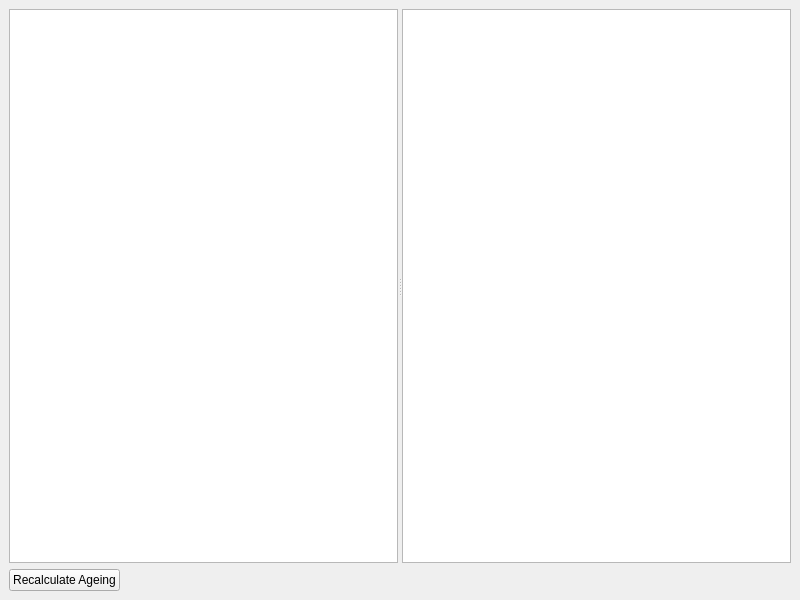
<?xml version="1.0" encoding="UTF-8"?>
<ui version="4.0">
 <class>Col_Ageing</class>
 <widget class="QMainWindow" name="Col_Ageing">
  <property name="geometry">
   <rect>
    <x>0</x>
    <y>0</y>
    <width>800</width>
    <height>600</height>
   </rect>
  </property>
  <property name="windowTitle">
   <string>Ageing</string>
  </property>
  <property name="windowIcon">
   <iconset resource="../../home/src/res.qrc">
    <normaloff>:/images/TableProperties_32x32.png</normaloff>:/images/TableProperties_32x32.png</iconset>
  </property>
  <widget class="QWidget" name="centralwidget">
   <layout class="QVBoxLayout" name="verticalLayout">
    <item>
     <widget class="QSplitter" name="splitter">
      <property name="sizePolicy">
       <sizepolicy hsizetype="Expanding" vsizetype="Preferred">
        <horstretch>0</horstretch>
        <verstretch>2</verstretch>
       </sizepolicy>
      </property>
      <property name="orientation">
       <enum>Qt::Horizontal</enum>
      </property>
      <widget class="CustomQueryView" name="lstAgeing"/>
      <widget class="QTextBrowser" name="txtBrowser"/>
     </widget>
    </item>
    <item>
     <layout class="QHBoxLayout" name="horizontalLayout">
      <item>
       <widget class="QPushButton" name="cmdRecalculate">
        <property name="text">
         <string>Recalculate Ageing</string>
        </property>
       </widget>
      </item>
      <item>
       <spacer name="horizontalSpacer">
        <property name="orientation">
         <enum>Qt::Horizontal</enum>
        </property>
        <property name="sizeHint" stdset="0">
         <size>
          <width>40</width>
          <height>20</height>
         </size>
        </property>
       </spacer>
      </item>
     </layout>
    </item>
   </layout>
  </widget>
 </widget>
 <customwidgets>
  <customwidget>
   <class>CustomQueryView</class>
   <extends>QTreeView</extends>
   <header>customqueryview.h</header>
  </customwidget>
 </customwidgets>
 <resources>
  <include location="../../home/src/res.qrc"/>
  <include location="../../home/src/res.qrc"/>
 </resources>
 <connections/>
</ui>
